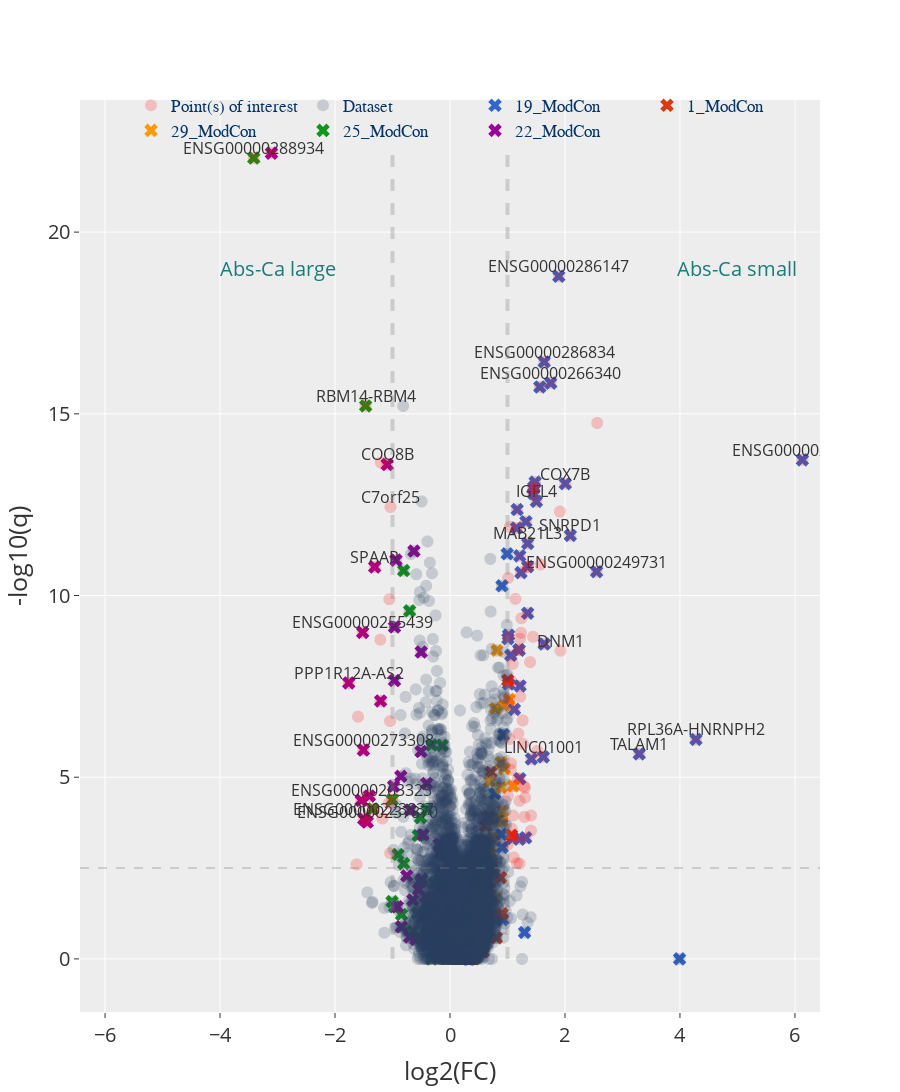

The code cell stored with this chart in its notebook:
### Markdown cell above
### Diff split

### Code cell
sel_coms = [19, 1, 29, 25, 22]
filter_dict = {f"{key}_ModCon": markers[key] for key in sel_coms}

dmy = {
    "text": [
        "ENSG00000288934",
        "PPP1R12A-AS2",
        "RBM14-RBM4",
        "SPAAR",
        "C7orf25",
        "COQ8B",
        "ENSG00000273308",
        "ENSG00000255439",
        "ENSG00000223837",
        "ENSG00000263325",
        "ENSG00000237870",
        # For right side
        "ENSG00000266340",
        "ENSG00000286147",
        "ENSG00000286834",
        "COX7B",
        "DNM1",
        "ENSG00000232035",
        "RPL36A-HNRNPH2",
        "TALAM1",
        "ENSG00000249731",
        "SNRPD1",
        "IGFL4",
        "MAB21L3",
        "LINC01001",
    ]
}
filter_dict.update(dmy)


volcano = dea.volcano(f_small_large_diff, base_path=dea_path, known_markers=False, markers=filter_dict)

# volcano = dea_hp.toggle_legend(volcano, kept_traces=["0", "Point(s) of interest", "Dataset"])
volcano.add_annotation(text="Abs-Ca large", x=-3, y=19, showarrow=False, font=dict(size=20, color="#177c7a"))
volcano.add_annotation(text="Abs-Ca small", x=5, y=19, showarrow=False, font=dict(size=20, color="#177c7a"))

volcano = volcano.update_layout(
    title="",
    legend=dict(
        orientation="h",
        yanchor="middle",
        xanchor="center",
        y=0.98,
        x=0.5,
        bgcolor="rgba(0,0,0,0)",
        font=dict(size=17, color="#003366"),
    ),
    xaxis_tickfont_size=20,
    yaxis_tickfont_size=20,
    xaxis_title_font_size=25,
    yaxis_title_font_size=25,
    font=dict(size=16),
    height=1100,
)
volcano.show()

### Figure 1 — Plotly figure (JSON) as saved in the notebook; plotly's stock layout.template omitted (floating-point values rounded to 4 significant figures; data arrays with more than 128 entries replaced by an {"elided": "..."} marker saying what was removed)
{"data": [{"customdata": {"elided": "10000 str values"}, "marker": {"color": "red", "opacity": 0.2, "size": 12}, "mode": "markers", "name": "Point(s) of interest", "text": ["<br>GENE: ENSG00000286147<br>6", "<br>GENE: ENSG00000286834<br>6", "<br>GENE: ENSG00000266340<br>6", "<br>GENE: FBXO38-DT<br>6", "<br>GENE: NBPF9<br>6", "<br>GENE: ENSG00000232035<br>6", "<br>GENE: PRKG1-AS1<br>6", "<br>GENE: COX7B<br>6", "<br>GENE: OPHN1<br>6", "<br>GENE: ENSG00000287160<br>6", "<br>GENE: ARIH1<br>6", "<br>GENE: IGFL4<br>6", "<br>GENE: TBL1XR1<br>6", "<br>GENE: C4orf48<br>6", "<br>GENE: NFATC2IP-AS1<br>6", "<br>GENE: ATP9B<br>6", "<br>GENE: UQCR11<br>6", "<br>GENE: SNRPD1<br>6", "<br>GENE: MAB21L3<br>6", "<br>GENE: UGDH-AS1<br>6", "<br>GENE: GP6-AS1<br>6", "<br>GENE: LINC03000<br>6", "<br>GENE: TAF10<br>6", "<br>GENE: ENSG00000249731<br>6", "<br>GENE: ENSG00000286746<br>6", "<br>GENE: MTCH2<br>6", "<br>GENE: NPIPB4<br>6", "<br>GENE: ENSG00000251379<br>6", "<br>GENE: ENSG00000264772<br>6", "<br>GENE: NPIPB13<br>6", "<br>GENE: DMAC1<br>6", "<br>GENE: WASH6P<br>6", "<br>GENE: ENSG00000251034<br>6", "<br>GENE: SNRPE<br>6", "<br>GENE: GASK1A<br>6", "<br>GENE: ENSG00000233461<br>6", "<br>GENE: EMG1<br>6", "<br>GENE: DNM1<br>6", "<br>GENE: ENSG00000289444<br>6", "<br>GENE: ESRG<br>6", "<br>GENE: HACD1<br>6", "<br>GENE: ENSG00000267523<br>6", "<br>GENE: LSM8<br>6", "<br>GENE: PRELID1<br>6", "<br>GENE: ENSG00000290385<br>6", "<br>GENE: NPIPB2<br>6", "<br>GENE: RSKR<br>6", "<br>GENE: NSUN5P2<br>6", "<br>GENE: MKKS<br>6", "<br>GENE: CYP1B1-AS1<br>6", "<br>GENE: WARS2-IT1<br>6", "<br>GENE: ENSG00000287277<br>6", "<br>GENE: RPL36A-HNRNPH2<br>6", "<br>GENE: ENSG00000291113<br>6", "<br>GENE: ENSG00000291032<br>6", "<br>GENE: TALAM1<br>6", "<br>GENE: LINC01001<br>6", "<br>GENE: PKD1P6-NPIPP1<br>6", "<br>GENE: HMGN2<br>6", "<br>GENE: SMIM4<br>6", "<br>GENE: SPACA6<br>6", "<br>GENE: ENSG00000291215<br>6", "<br>GENE: ENSG00000267520<br>6", "<br>GENE: KIFC2<br>6", "<br>GENE: ENSG00000290574<br>6", "<br>GENE: ENSG00000274944<br>6", "<br>GENE: RPSAP58<br>6", "<br>GENE: ENSG00000238035<br>6", "<br>GENE: IFITM2<br>6", "<br>GENE: ATP5F1E<br>6", "<br>GENE: ENSG00000290937<br>6", "<br>GENE: NEDD4<br>6", "<br>GENE: NPIPB12<br>6", "<br>GENE: GABRE<br>6", "<br>GENE: SULT1A3<br>6", "<br>GENE: ENSG00000241860<br>6", "<br>GENE: FAM157C<br>6", "<br>GENE: WASHC1<br>6", "<br>GENE: GABRP<br>6", "<br>GENE: ENSG00000288258<br>6", "<br>GENE: ENSG00000256646<br>6", "<br>GENE: ENSG00000285043<br>7", "<br>GENE: ENSG00000288934<br>7", "<br>GENE: RBM14-RBM4<br>7", "<br>GENE: C18orf32<br>7", "<br>GENE: COQ8B<br>7", "<br>GENE: C7orf25<br>7", "<br>GENE: SPAAR<br>7", "<br>GENE: MIR663AHG<br>7", "<br>GENE: ENSG00000255439<br>7", "<br>GENE: ENSG00000268560<br>7", "<br>GENE: PPP1R12A-AS2<br>7", "<br>GENE: ENSG00000288851<br>7", "<br>GENE: ENSG00000263301<br>7", "<br>GENE: KCNC4<br>7", "<br>GENE: ENSG00000273308<br>7", "<br>GENE: ENSG00000234160<br>7", "<br>GENE: ENSG00000289293<br>7", "<br>GENE: ENSG00000263325<br>7", "<br>GENE: ENSG00000267125<br>7", "<br>GENE: ENSG00000258985<br>7", "<br>GENE: H4C15<br>7", "<br>GENE: ENSG00000223837<br>7", "<br>GENE: ENSG00000237870<br>7", "<br>GENE: ENSG00000265749<br>7", "<br>GENE: PHLDA1-AS1<br>7"], "textposition": "bottom left", "type": "scattergl", "x": [1.893, 1.639, 1.752, 1.562, 2.561, 6.13, 1.481, 2.006, 1.457, 1.452, 1.453, 1.503, 1.168, 1.912, 1.321, 1.042, 1.157, 2.093, 1.352, 1.212, 1.572, 1.35, 1.357, 2.55, 1.234, 1.012, 1.139, 1.351, 1.241, 1.233, 1.019, 1.445, 1.008, 1.22, 1.639, 1.199, 1.202, 1.922, 1.057, 1.393, 1.093, 1.006, 1.07, 1.019, 1.219, 1.221, 1.032, 1.006, 1.12, 1.264, 1.189, 1.036, 4.278, 1.271, 1.519, 3.292, 1.624, 1.416, 1.062, 1.057, 1.177, 1.214, 1.101, 1.289, 1.304, 1.005, 1.307, 1.209, 1.41, 1.096, 1.295, 1.075, 1.409, 1.071, 1.316, 1.091, 1.206, 1.005, 1.108, 1.165, 1.212, -3.105, -3.413, -1.467, -1.203, -1.093, -1.035, -1.31, -1.056, -1.519, -1.212, -1.761, -1.207, -1.6, -1.043, -1.506, -1.403, -1.005, -1.545, -1.063, -1.344, -1.175, -1.499, -1.44, -1.041, -1.625], "y": [18.78, 16.43, 15.85, 15.74, 14.75, 13.73, 13.12, 13.08, 12.98, 12.94, 12.81, 12.59, 12.37, 12.31, 12.03, 11.89, 11.86, 11.65, 11.43, 11.09, 10.85, 10.8, 10.78, 10.66, 10.63, 10.48, 9.908, 9.514, 9.375, 8.972, 8.912, 8.863, 8.813, 8.81, 8.666, 8.509, 8.497, 8.48, 8.354, 8.165, 8.119, 7.668, 7.632, 7.564, 7.51, 7.213, 7.142, 7.05, 6.867, 6.563, 6.201, 6.053, 6.038, 5.917, 5.728, 5.642, 5.559, 5.503, 5.382, 5.211, 4.967, 4.959, 4.759, 4.753, 4.708, 4.481, 4.443, 4.349, 3.946, 3.943, 3.907, 3.582, 3.529, 3.404, 3.334, 3.323, 3.293, 3.147, 2.791, 2.634, 2.622, 22.17, 22.04, 15.22, 13.66, 13.61, 12.44, 10.78, 9.899, 8.985, 8.786, 7.595, 7.098, 6.667, 6.544, 5.749, 4.485, 4.379, 4.362, 4.285, 4.126, 3.864, 3.848, 3.767, 2.908, 2.601]}, {"customdata": {"elided": "10000 str values"}, "marker": {"color": "#2A3F5F", "opacity": 0.2, "size": 12}, "mode": "markers", "name": "Dataset", "text": {"elided": "9894 str values"}, "textposition": "bottom left", "type": "scattergl", "x": {"elided": "9894 float values"}, "y": {"elided": "9894 float values"}}, {"customdata": {"elided": "10000 str values"}, "marker": {"color": ["#3366CC", "#3366CC", "#3366CC", "#3366CC", "#3366CC", "#3366CC", "#3366CC", "#3366CC", "#3366CC", "#3366CC", "#3366CC", "#3366CC", "#3366CC", "#3366CC", "#3366CC", "#3366CC", "#3366CC", "#3366CC", "#3366CC", "#3366CC", "#3366CC", "#3366CC", "#3366CC", "#3366CC", "#3366CC", "#3366CC", "#3366CC", "#3366CC", "#3366CC", "#3366CC", "#3366CC", "#3366CC", "#3366CC", "#3366CC", "#3366CC", "#3366CC", "#3366CC", "#3366CC", "#3366CC", "#3366CC", "#3366CC", "#3366CC", "#3366CC", "#3366CC", "#3366CC", "#3366CC", "#3366CC", "#3366CC", "#3366CC", "#3366CC"], "opacity": 1, "size": 12, "symbol": "x"}, "mode": "markers", "name": "19_ModCon", "opacity": 1, "showlegend": true, "text": ["ENSG00000286147", "ENSG00000286834", "ENSG00000266340", "FBXO38-DT", "ENSG00000232035", "PRKG1-AS1", "COX7B", "OPHN1", "ENSG00000287160", "ARIH1", "IGFL4", "TBL1XR1", "NFATC2IP-AS1", "UQCR11", "SNRPD1", "MAB21L3", "MSRB2", "UGDH-AS1", "LINC03000", "ENSG00000249731", "ENSG00000286746", "COMMD6", "ENSG00000251379", "DMAC1", "ENSG00000251034", "GASK1A", "ENSG00000233461", "EMG1", "ENSG00000289444", "PRELID1", "ENSG00000290385", "MKKS", "BMS1P4", "RPL36A-HNRNPH2", "TALAM1", "LINC01001", "PKD1P6-NPIPP1", "ENSG00000291215", "LBHD1", "ENSG00000260772", "SULT1A3", "ENSG00000241860", "FAM157C", "LINC01002", "POLR2L", "ENSG00000289316", "ZNF90", "RPL9", "ZNF107", "SNHG25"], "textposition": "bottom left", "type": "scatter", "x": [1.893, 1.639, 1.752, 1.562, 6.13, 1.481, 2.006, 1.457, 1.452, 1.453, 1.503, 1.168, 1.321, 1.157, 2.093, 1.352, 0.9945, 1.212, 1.35, 2.55, 1.234, 0.9044, 1.351, 1.019, 1.008, 1.639, 1.199, 1.202, 1.057, 1.019, 1.219, 1.12, 0.9309, 4.278, 3.292, 1.624, 1.416, 1.214, 0.7824, 0.8934, 1.316, 1.091, 1.206, 0.908, 0.6581, 0.9149, 0.5265, 1.297, 0.4955, 3.993], "y": [18.78, 16.43, 15.85, 15.74, 13.73, 13.12, 13.08, 12.98, 12.94, 12.81, 12.59, 12.37, 12.03, 11.86, 11.65, 11.43, 11.15, 11.09, 10.8, 10.66, 10.63, 10.27, 9.514, 8.912, 8.813, 8.666, 8.509, 8.497, 8.354, 7.564, 7.51, 6.867, 6.166, 6.038, 5.642, 5.559, 5.503, 4.959, 4.546, 3.424, 3.334, 3.323, 3.293, 3.066, 2.281, 1.078, 0.9426, 0.727, 0.3624, 0]}, {"customdata": {"elided": "10000 str values"}, "marker": {"color": ["#DC3912", "#DC3912", "#DC3912", "#DC3912", "#DC3912", "#DC3912", "#DC3912", "#DC3912", "#DC3912", "#DC3912", "#DC3912", "#DC3912", "#DC3912", "#DC3912", "#DC3912", "#DC3912", "#DC3912", "#DC3912", "#DC3912", "#DC3912", "#DC3912", "#DC3912", "#DC3912", "#DC3912", "#DC3912", "#DC3912", "#DC3912", "#DC3912", "#DC3912", "#DC3912", "#DC3912", "#DC3912", "#DC3912", "#DC3912", "#DC3912", "#DC3912", "#DC3912", "#DC3912", "#DC3912", "#DC3912", "#DC3912", "#DC3912", "#DC3912", "#DC3912", "#DC3912", "#DC3912", "#DC3912", "#DC3912", "#DC3912", "#DC3912"], "opacity": 1, "size": 12, "symbol": "x"}, "mode": "markers", "name": "1_ModCon", "opacity": 1, "showlegend": true, "text": ["ENSG00000267523", "IDUA", "EOLA1-DT", "ENSG00000272030", "ENSG00000267002", "NDUFA6-DT", "GABRE", "RNPC3", "SGSM2", "NPEPPSP1", "SGSM2-AS1", "PILRB", "MAN2A2", "SCX", "ASMTL-AS1", "ENSG00000241489", "ZNF846", "AP1G2-AS1", "ENSG00000290386", "ENSG00000226332", "YJEFN3", "AMY2B", "LENG8-AS1", "D2HGDH", "MST1", "TTLL3", "ANXA2R-AS1", "TTC21A", "TBC1D3L", "MAMDC4", "LMNTD2", "KRBA2", "ENSG00000263272", "ENSG00000184441", "ENSG00000285589", "DGKH", "OVGP1", "PHF8", "IFITM10", "ZNF662", "ABCC5", "ZNF888", "MYO5C", "RALGPS1", "PLIN4", "POU5F1", "GUSBP11", "OVCH2", "CHKB-CPT1B", "ENSG00000285943"], "textposition": "bottom left", "type": "scatter", "x": [1.006, 0.7134, 0.6758, 0.8992, 0.7842, 0.6162, 1.071, 0.4704, 0.315, 0.7173, 0.7173, 0.6929, 0.297, 0.7525, 0.468, 0.8806, 0.4648, 0.6898, 0.4365, 0.3071, 0.5509, 0.6467, 0.3157, 0.2672, 0.351, 0.2718, 0.4983, 0.4559, 0.9081, 0.7803, 0.5727, 0.4009, 0.473, 0.4837, 0.4316, 0.4235, 0.1456, 0.3282, 0.8072, 0.01409, 0.4915, 0.4433, 0.2893, 0.09917, 0.3429, 0.5761, 0.4205, 0.315, 0.33, 0.3113], "y": [7.668, 5.135, 3.916, 3.884, 3.859, 3.66, 3.404, 2.735, 2.707, 2.634, 2.482, 2.373, 2.368, 2.338, 2.336, 2.236, 2.128, 1.949, 1.919, 1.639, 1.465, 1.395, 1.377, 1.363, 1.359, 1.298, 1.262, 1.25, 1.241, 1.214, 1.209, 1.119, 1.116, 0.9456, 0.855, 0.8314, 0.7309, 0.589, 0.579, 0.5445, 0.3662, 0.306, 0.2149, 0.2127, 0.2118, 0.1993, 0.1221, 0.07644, 0, 0]}, {"customdata": {"elided": "10000 str values"}, "marker": {"color": ["#FF9900", "#FF9900", "#FF9900", "#FF9900", "#FF9900", "#FF9900", "#FF9900", "#FF9900", "#FF9900", "#FF9900", "#FF9900", "#FF9900", "#FF9900", "#FF9900", "#FF9900", "#FF9900", "#FF9900", "#FF9900", "#FF9900", "#FF9900", "#FF9900", "#FF9900", "#FF9900", "#FF9900", "#FF9900", "#FF9900", "#FF9900", "#FF9900", "#FF9900", "#FF9900", "#FF9900", "#FF9900", "#FF9900", "#FF9900", "#FF9900", "#FF9900", "#FF9900", "#FF9900", "#FF9900", "#FF9900", "#FF9900", "#FF9900", "#FF9900", "#FF9900", "#FF9900", "#FF9900", "#FF9900", "#FF9900", "#FF9900", "#FF9900"], "opacity": 1, "size": 12, "symbol": "x"}, "mode": "markers", "name": "29_ModCon", "opacity": 1, "showlegend": true, "text": ["SGSH", "RSKR", "NPIPB7", "NPIPB5", "LINC00265", "LINC02604", "CCDC18-AS1", "ENSG00000267520", "ENSG00000262580", "REC8", "LMNTD2-AS1", "LINC00174", "ENSG00000291259", "MMP25-AS1", "ENSG00000290600", "HERC2P9", "SH3BP5-AS1", "ENSG00000227782", "CFAP70", "RAD51-AS1", "ENSG00000258728", "MCCC1-AS1", "ENSG00000242588", "ABO", "LINC01089", "USP20", "NPIPA1", "ENSG00000227885", "GOLGA8B", "NBPF11", "ENSG00000273151", "ENSG00000268218", "ENSG00000287737", "PABPC1L", "SMG1P7", "ENSG00000259668", "ZNF620", "GOLGA2P5", "ANKMY1", "STEAP2", "PDXDC2P-NPIPB14P", "CACNB2", "ADAMTS13", "CBX4", "ZNF667", "ARHGAP27P1-BPTFP1-KPNA2P3", "ZNF135", "ARFGEF3", "TPM2", "MAPK8IP3"], "textposition": "bottom left", "type": "scatter", "x": [0.8165, 1.032, 0.9385, 0.7878, 0.8913, 0.9454, 0.689, 1.101, 0.8889, 0.9145, 0.9053, 0.7397, 0.7342, 0.634, 0.7064, 0.6768, 0.7337, 0.5681, 0.6109, 0.5865, 0.5469, 0.4669, 0.7795, -0.1122, 0.5149, 0.3157, 0.4375, 0.5767, 0.594, 0.5537, 0.6333, 0.3584, 0.4111, 0.4433, 0.4298, 0.2276, 0.07869, 0.2551, 0.251, 0.5439, 0.5688, 0.2669, 0.5366, 0.1818, 0.2325, 0.4543, 0.4626, 0.3902, 0.3416, 0.4177], "y": [8.49, 7.142, 6.972, 6.893, 5.404, 5.237, 4.883, 4.759, 4.719, 4.068, 3.786, 3.778, 3.324, 3.261, 2.913, 2.729, 2.562, 2.533, 2.305, 2.291, 1.895, 1.735, 1.672, 1.594, 1.558, 1.516, 1.489, 1.467, 1.334, 1.323, 1.29, 1.064, 1.029, 0.8585, 0.7776, 0.5828, 0.5538, 0.5318, 0.4972, 0.4961, 0.4853, 0.472, 0.4593, 0.3949, 0.3539, 0.31, 0.3076, 0.1953, 0.1184, 0]}, {"customdata": {"elided": "10000 str values"}, "marker": {"color": ["#109618", "#109618", "#109618", "#109618", "#109618", "#109618", "#109618", "#109618", "#109618", "#109618", "#109618", "#109618", "#109618", "#109618", "#109618", "#109618", "#109618", "#109618", "#109618", "#109618", "#109618", "#109618", "#109618", "#109618", "#109618", "#109618", "#109618", "#109618", "#109618", "#109618", "#109618", "#109618", "#109618", "#109618", "#109618", "#109618", "#109618", "#109618", "#109618", "#109618", "#109618", "#109618", "#109618", "#109618", "#109618", "#109618", "#109618", "#109618", "#109618", "#109618"], "opacity": 1, "size": 12, "symbol": "x"}, "mode": "markers", "name": "25_ModCon", "opacity": 1, "showlegend": true, "text": ["ENSG00000288934", "RBM14-RBM4", "CCDC12", "ENSG00000270149", "TEX9", "PLEKHM1", "ENSG00000289293", "ENSG00000258985", "BCL10-AS1", "ZNF516", "PABPC4-AS1", "ENSG00000260710", "HIF1A-AS3", "ENSG00000274383", "ENSG00000287664", "KPNB1-DT", "EOLA2-DT", "NDUFV2-AS1", "ERICH1", "ENSG00000242861", "ENSG00000254732", "ENSG00000288545", "ENSG00000231731", "SRGAP3", "ENSG00000258424", "ENSG00000291299", "ENSG00000290692", "ENSG00000254461", "TRIM31-AS1", "EPHA2-AS1", "MVP-DT", "ENSG00000269680", "ENSG00000260051", "SELENOO-AS1", "ENSG00000267980", "LINC00106", "DGKD", "ENSG00000276603", "ENSG00000267344", "ENSG00000261140", "IL3RA", "NEIL1", "ENSG00000224621", "ZNF345", "ENSG00000260279", "NEAT1", "TBC1D3B", "ENSG00000262302", "XPC-AS1", "ENSG00000261240"], "textposition": "bottom left", "type": "scatter", "x": [-3.413, -1.467, -0.8062, -0.7024, -0.3189, -0.1353, -1.005, -1.344, -0.3958, -0.5119, -0.5525, -0.9052, 0.5794, -0.8037, 0.236, 0.451, -0.1798, -0.515, -0.276, -0.1326, 0.3026, -1.008, -0.3905, -0.0341, -0.9631, -0.4249, -0.411, -0.5669, -0.8431, -0.006469, 0.2405, 0.1924, 0.2667, -0.186, -0.1201, -0.1687, 0.02502, -0.6435, -0.3869, -0.1448, 0.02485, -0.09086, -0.2576, 0.0002174, 0.3215, 0.2721, 0.03071, -0.1933, 0.01285, -0.3212], "y": [22.04, 15.22, 10.69, 9.577, 5.887, 5.876, 4.379, 4.126, 4.113, 3.888, 3.394, 2.872, 2.715, 2.623, 2.599, 2.201, 2.169, 2.125, 2.082, 1.967, 1.598, 1.575, 1.564, 1.537, 1.434, 1.284, 1.268, 1.254, 1.221, 1.172, 1.11, 1.102, 1.017, 1.01, 0.9824, 0.9658, 0.9539, 0.7562, 0.7335, 0.7092, 0.5913, 0.566, 0.5153, 0.5095, 0.4885, 0.4757, 0.4102, 0.2849, 0.2647, 0]}, {"customdata": {"elided": "10000 str values"}, "marker": {"color": ["#990099", "#990099", "#990099", "#990099", "#990099", "#990099", "#990099", "#990099", "#990099", "#990099", "#990099", "#990099", "#990099", "#990099", "#990099", "#990099", "#990099", "#990099", "#990099", "#990099", "#990099", "#990099", "#990099", "#990099", "#990099", "#990099", "#990099", "#990099", "#990099", "#990099", "#990099", "#990099", "#990099", "#990099", "#990099", "#990099", "#990099", "#990099", "#990099", "#990099", "#990099", "#990099", "#990099", "#990099", "#990099", "#990099", "#990099", "#990099", "#990099", "#990099"], "opacity": 1, "size": 12, "symbol": "x"}, "mode": "markers", "name": "22_ModCon", "opacity": 1, "showlegend": true, "text": ["ENSG00000285043", "COQ8B", "VPS37C", "SCAF1", "SPAAR", "DNAJB14", "ENSG00000255439", "SCRIB", "PICART1", "PPP1R12A-AS2", "ENSG00000288851", "ENSG00000273308", "TXNRD1", "THEM5", "GARIN1A", "H2AW", "ENSG00000234160", "ENSG00000263325", "ENSG00000227704", "ENSG00000223837", "ENSG00000237870", "ZBTB46", "ZNF8-DT", "ABTB2", "C2CD4D-AS1", "KANK2", "ZNF20", "PLXNB2", "ENSG00000257277", "FAM83E", "KCNIP3", "ENSG00000289388", "ENSG00000276488", "AFF1", "RBP5", "ST8SIA1", "FHIP1A-DT", "ENSG00000270871", "ENSG00000272153", "ENSG00000285128", "ENSG00000228852", "ENSG00000290058", "ENSG00000235772", "ENSG00000262089", "UBE2H", "ENSG00000278456", "ENSG00000256967", "C1RL-AS1", "ENSG00000258410", "ALDH1A3-AS1"], "textposition": "bottom left", "type": "scatter", "x": [-3.105, -1.093, -0.6273, -0.9394, -1.31, -0.9653, -1.519, -0.501, -0.9656, -1.761, -1.207, -1.506, -0.5042, -0.8546, -0.4052, -0.981, -1.403, -1.545, -0.6893, -1.499, -1.44, -0.4693, -0.1846, -0.1799, -0.7511, -0.4932, -0.5456, -0.1128, -0.4252, -0.6457, -0.2932, -0.9167, -0.3678, -0.005341, -0.3145, -0.4691, -0.8441, -0.1396, -0.2495, -0.4093, -0.7022, -0.595, -0.3477, -0.404, -0.2595, -0.1523, 0.148, 0.0399, -0.2117, 0.3467], "y": [22.17, 13.61, 11.22, 10.97, 10.78, 9.131, 8.985, 8.445, 7.66, 7.595, 7.098, 5.749, 5.705, 5.025, 4.828, 4.751, 4.485, 4.362, 4.097, 3.848, 3.767, 3.415, 3.151, 2.907, 2.286, 2.182, 1.907, 1.891, 1.708, 1.62, 1.512, 1.434, 1.294, 1.279, 1.25, 1.163, 0.8821, 0.8803, 0.759, 0.6595, 0.6047, 0.5351, 0.4945, 0.3781, 0.2318, 0.1798, 0.1677, 0.1598, 0.05116, 0]}, {"marker": {"color": ["#0099C6", "#0099C6", "#0099C6", "#0099C6", "#0099C6", "#0099C6", "#0099C6", "#0099C6", "#0099C6", "#0099C6", "#0099C6", "#0099C6", "#0099C6", "#0099C6", "#0099C6", "#0099C6", "#0099C6", "#0099C6", "#0099C6", "#0099C6", "#0099C6", "#0099C6", "#0099C6", "#0099C6"], "opacity": 1, "size": 12, "symbol": "x"}, "mode": "text", "name": "text", "opacity": 1, "showlegend": false, "text": ["ENSG00000288934", "ENSG00000286147", "ENSG00000286834", "ENSG00000266340", "RBM14-RBM4", "ENSG00000232035", "COQ8B", "COX7B", "IGFL4", "C7orf25", "SNRPD1", "MAB21L3", "SPAAR", "ENSG00000249731", "ENSG00000255439", "DNM1", "PPP1R12A-AS2", "RPL36A-HNRNPH2", "ENSG00000273308", "TALAM1", "LINC01001", "ENSG00000263325", "ENSG00000223837", "ENSG00000237870"], "textposition": "top center", "type": "scatter", "x": [-3.413, 1.893, 1.639, 1.752, -1.467, 6.13, -1.093, 2.006, 1.503, -1.035, 2.093, 1.352, -1.31, 2.55, -1.519, 1.922, -1.761, 4.278, -1.506, 3.292, 1.624, -1.545, -1.499, -1.44], "y": [22.04, 18.78, 16.43, 15.85, 15.22, 13.73, 13.61, 13.08, 12.59, 12.44, 11.65, 11.43, 10.78, 10.66, 8.985, 8.48, 7.595, 6.038, 5.749, 5.642, 5.559, 4.362, 3.848, 3.767]}], "layout": {"annotations": [{"font": {"color": "#177c7a", "size": 20}, "showarrow": false, "text": "Abs-Ca large", "x": -3, "y": 19}, {"font": {"color": "#177c7a", "size": 20}, "showarrow": false, "text": "Abs-Ca small", "x": 5, "y": 19}], "font": {"size": 16}, "height": 1100, "hovermode": "closest", "legend": {"bgcolor": "rgba(0,0,0,0)", "font": {"color": "#003366", "family": "sans-serif", "size": 17}, "orientation": "h", "x": 0.5, "xanchor": "center", "y": 0.98, "yanchor": "middle"}, "shapes": [{"line": {"color": "grey", "dash": "dash", "width": 4}, "name": "effect size min line", "type": "line", "x0": -1, "x1": -1, "xref": "x", "y0": 0, "y1": 22.17, "yref": "y"}, {"line": {"color": "grey", "dash": "dash", "width": 4}, "name": "effect size max line", "type": "line", "x0": 1, "x1": 1, "xref": "x", "y0": 0, "y1": 22.17, "yref": "y"}, {"line": {"color": "grey", "dash": "dash", "width": 2}, "name": "genomewide_line", "type": "line", "x0": -6.436, "x1": 6.436, "xref": "x", "y0": 2.5, "y1": 2.5, "yref": "y"}], "title": {"text": ""}, "xaxis": {"range": [-6.436, 6.436], "tickfont": {"size": 20}, "title": {"font": {"size": 25}, "text": "log2(FC)"}, "zeroline": false}, "yaxis": {"tickfont": {"size": 20}, "title": {"font": {"size": 25}, "text": "-log10(q)"}, "zeroline": false}}}
